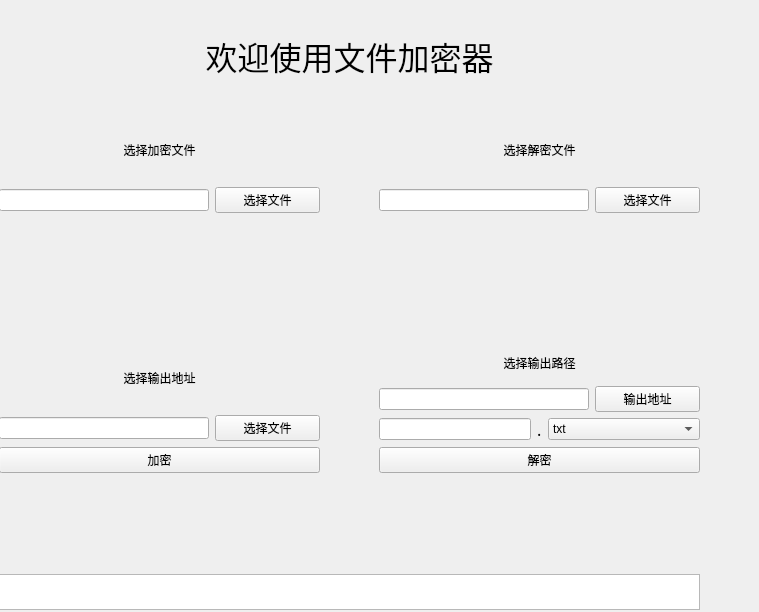
<?xml version="1.0" encoding="UTF-8"?>
<ui version="4.0">
 <class>widget</class>
 <widget class="QWidget" name="widget">
  <property name="geometry">
   <rect>
    <x>0</x>
    <y>0</y>
    <width>759</width>
    <height>612</height>
   </rect>
  </property>
  <property name="sizePolicy">
   <sizepolicy hsizetype="Expanding" vsizetype="Expanding">
    <horstretch>0</horstretch>
    <verstretch>0</verstretch>
   </sizepolicy>
  </property>
  <property name="windowTitle">
   <string>文件加密解密器</string>
  </property>
  <widget class="QWidget" name="verticalLayoutWidget">
   <property name="geometry">
    <rect>
     <x>-1</x>
     <y>-1</y>
     <width>701</width>
     <height>611</height>
    </rect>
   </property>
   <layout class="QVBoxLayout" name="verticalLayout" stretch="2,8,1">
    <item>
     <widget class="QLabel" name="label">
      <property name="enabled">
       <bool>true</bool>
      </property>
      <property name="font">
       <font>
        <family>Adobe 宋体 Std L</family>
        <pointsize>24</pointsize>
       </font>
      </property>
      <property name="text">
       <string>欢迎使用文件加密器</string>
      </property>
      <property name="alignment">
       <set>Qt::AlignCenter</set>
      </property>
     </widget>
    </item>
    <item>
     <layout class="QHBoxLayout" name="horizontalLayout" stretch="6,1,6">
      <item>
       <layout class="QVBoxLayout" name="encryption" stretch="3,4,3,1,3">
        <item>
         <layout class="QVBoxLayout" name="verticalLayout_2" stretch="1,4">
          <item>
           <widget class="QLabel" name="encryption_input_label">
            <property name="sizePolicy">
             <sizepolicy hsizetype="Expanding" vsizetype="Expanding">
              <horstretch>0</horstretch>
              <verstretch>0</verstretch>
             </sizepolicy>
            </property>
            <property name="text">
             <string>选择加密文件</string>
            </property>
            <property name="alignment">
             <set>Qt::AlignCenter</set>
            </property>
           </widget>
          </item>
          <item>
           <layout class="QHBoxLayout" name="encryption_input" stretch="2,1">
            <item>
             <widget class="QLineEdit" name="encryption_input_lineEdit"/>
            </item>
            <item>
             <widget class="QPushButton" name="encrytion_input_button">
              <property name="sizePolicy">
               <sizepolicy hsizetype="Expanding" vsizetype="Fixed">
                <horstretch>0</horstretch>
                <verstretch>0</verstretch>
               </sizepolicy>
              </property>
              <property name="text">
               <string>选择文件</string>
              </property>
             </widget>
            </item>
           </layout>
          </item>
         </layout>
        </item>
        <item>
         <spacer name="verticalSpacer">
          <property name="orientation">
           <enum>Qt::Vertical</enum>
          </property>
          <property name="sizeHint" stdset="0">
           <size>
            <width>20</width>
            <height>40</height>
           </size>
          </property>
         </spacer>
        </item>
        <item>
         <layout class="QVBoxLayout" name="verticalLayout_6" stretch="1,4">
          <item>
           <widget class="QLabel" name="encryption_output_label">
            <property name="sizePolicy">
             <sizepolicy hsizetype="Expanding" vsizetype="Expanding">
              <horstretch>0</horstretch>
              <verstretch>0</verstretch>
             </sizepolicy>
            </property>
            <property name="text">
             <string>选择输出地址</string>
            </property>
            <property name="alignment">
             <set>Qt::AlignCenter</set>
            </property>
           </widget>
          </item>
          <item>
           <layout class="QHBoxLayout" name="encryption_output" stretch="2,1">
            <item>
             <widget class="QLineEdit" name="encrytion_output_lineEdit"/>
            </item>
            <item>
             <widget class="QPushButton" name="encryption_output_button">
              <property name="sizePolicy">
               <sizepolicy hsizetype="Expanding" vsizetype="Fixed">
                <horstretch>0</horstretch>
                <verstretch>0</verstretch>
               </sizepolicy>
              </property>
              <property name="text">
               <string>选择文件</string>
              </property>
             </widget>
            </item>
           </layout>
          </item>
         </layout>
        </item>
        <item>
         <widget class="QPushButton" name="encryption_button">
          <property name="sizePolicy">
           <sizepolicy hsizetype="Expanding" vsizetype="Fixed">
            <horstretch>0</horstretch>
            <verstretch>0</verstretch>
           </sizepolicy>
          </property>
          <property name="text">
           <string>加密</string>
          </property>
         </widget>
        </item>
        <item>
         <spacer name="verticalSpacer_3">
          <property name="orientation">
           <enum>Qt::Vertical</enum>
          </property>
          <property name="sizeHint" stdset="0">
           <size>
            <width>20</width>
            <height>40</height>
           </size>
          </property>
         </spacer>
        </item>
       </layout>
      </item>
      <item>
       <spacer name="horizontalSpacer">
        <property name="orientation">
         <enum>Qt::Horizontal</enum>
        </property>
        <property name="sizeHint" stdset="0">
         <size>
          <width>40</width>
          <height>20</height>
         </size>
        </property>
       </spacer>
      </item>
      <item>
       <layout class="QVBoxLayout" name="decryption" stretch="3,4,3,1,3">
        <item>
         <layout class="QVBoxLayout" name="verticalLayout_8" stretch="1,4">
          <item>
           <widget class="QLabel" name="decryption_input_label">
            <property name="sizePolicy">
             <sizepolicy hsizetype="Expanding" vsizetype="Expanding">
              <horstretch>0</horstretch>
              <verstretch>0</verstretch>
             </sizepolicy>
            </property>
            <property name="text">
             <string>选择解密文件</string>
            </property>
            <property name="alignment">
             <set>Qt::AlignCenter</set>
            </property>
           </widget>
          </item>
          <item>
           <layout class="QHBoxLayout" name="decryption_input" stretch="2,1">
            <item>
             <widget class="QLineEdit" name="decryption_input_lineEdit"/>
            </item>
            <item>
             <widget class="QPushButton" name="decryption_input_button">
              <property name="sizePolicy">
               <sizepolicy hsizetype="Expanding" vsizetype="Fixed">
                <horstretch>0</horstretch>
                <verstretch>0</verstretch>
               </sizepolicy>
              </property>
              <property name="text">
               <string>选择文件</string>
              </property>
             </widget>
            </item>
           </layout>
          </item>
         </layout>
        </item>
        <item>
         <spacer name="verticalSpacer_2">
          <property name="orientation">
           <enum>Qt::Vertical</enum>
          </property>
          <property name="sizeHint" stdset="0">
           <size>
            <width>20</width>
            <height>40</height>
           </size>
          </property>
         </spacer>
        </item>
        <item>
         <layout class="QVBoxLayout" name="verticalLayout_9" stretch="1,4,1">
          <item>
           <widget class="QLabel" name="decryption_output_label">
            <property name="sizePolicy">
             <sizepolicy hsizetype="Expanding" vsizetype="Expanding">
              <horstretch>0</horstretch>
              <verstretch>0</verstretch>
             </sizepolicy>
            </property>
            <property name="text">
             <string>选择输出路径</string>
            </property>
            <property name="alignment">
             <set>Qt::AlignCenter</set>
            </property>
           </widget>
          </item>
          <item>
           <layout class="QHBoxLayout" name="horizontalLayout_2" stretch="2,1">
            <item>
             <widget class="QLineEdit" name="decryption_output_lineEdit"/>
            </item>
            <item>
             <widget class="QPushButton" name="decryption_output_button">
              <property name="sizePolicy">
               <sizepolicy hsizetype="Expanding" vsizetype="Fixed">
                <horstretch>0</horstretch>
                <verstretch>0</verstretch>
               </sizepolicy>
              </property>
              <property name="text">
               <string>输出地址</string>
              </property>
             </widget>
            </item>
           </layout>
          </item>
          <item>
           <layout class="QHBoxLayout" name="horizontalLayout_3">
            <item>
             <widget class="QLineEdit" name="decryption_filename_lineEdit"/>
            </item>
            <item>
             <widget class="QLabel" name="label_3">
              <property name="font">
               <font>
                <family>Adobe 黑体 Std R</family>
                <pointsize>12</pointsize>
               </font>
              </property>
              <property name="text">
               <string>.</string>
              </property>
             </widget>
            </item>
            <item>
             <widget class="QComboBox" name="decryption_file_selector">
              <property name="sizePolicy">
               <sizepolicy hsizetype="Expanding" vsizetype="Fixed">
                <horstretch>0</horstretch>
                <verstretch>0</verstretch>
               </sizepolicy>
              </property>
              <item>
               <property name="text">
                <string>txt</string>
               </property>
              </item>
              <item>
               <property name="text">
                <string>docx</string>
               </property>
              </item>
              <item>
               <property name="text">
                <string>doc</string>
               </property>
              </item>
              <item>
               <property name="text">
                <string>pptx</string>
               </property>
              </item>
              <item>
               <property name="text">
                <string>ppt</string>
               </property>
              </item>
              <item>
               <property name="text">
                <string>xlsx</string>
               </property>
              </item>
              <item>
               <property name="text">
                <string>zip</string>
               </property>
              </item>
             </widget>
            </item>
           </layout>
          </item>
         </layout>
        </item>
        <item>
         <widget class="QPushButton" name="decryption_button">
          <property name="sizePolicy">
           <sizepolicy hsizetype="Expanding" vsizetype="Fixed">
            <horstretch>0</horstretch>
            <verstretch>0</verstretch>
           </sizepolicy>
          </property>
          <property name="text">
           <string>解密</string>
          </property>
         </widget>
        </item>
        <item>
         <spacer name="verticalSpacer_4">
          <property name="orientation">
           <enum>Qt::Vertical</enum>
          </property>
          <property name="sizeHint" stdset="0">
           <size>
            <width>20</width>
            <height>40</height>
           </size>
          </property>
         </spacer>
        </item>
       </layout>
      </item>
     </layout>
    </item>
    <item>
     <widget class="QTextBrowser" name="log">
      <property name="sizePolicy">
       <sizepolicy hsizetype="Expanding" vsizetype="Fixed">
        <horstretch>0</horstretch>
        <verstretch>0</verstretch>
       </sizepolicy>
      </property>
      <property name="minimumSize">
       <size>
        <width>0</width>
        <height>12</height>
       </size>
      </property>
      <property name="maximumSize">
       <size>
        <width>16777215</width>
        <height>36</height>
       </size>
      </property>
     </widget>
    </item>
   </layout>
  </widget>
 </widget>
 <resources/>
 <connections/>
</ui>
